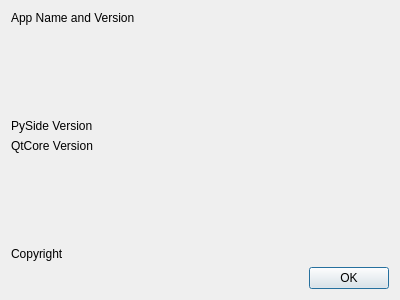
<?xml version="1.0" encoding="UTF-8"?>
<ui version="4.0">
 <class>About</class>
 <widget class="QDialog" name="About">
  <property name="geometry">
   <rect>
    <x>0</x>
    <y>0</y>
    <width>400</width>
    <height>300</height>
   </rect>
  </property>
  <property name="windowTitle">
   <string>Dialog</string>
  </property>
  <layout class="QVBoxLayout" name="verticalLayout_2">
   <item>
    <layout class="QVBoxLayout" name="verticalLayout">
     <item>
      <widget class="QLabel" name="lbl_appname">
       <property name="text">
        <string>App Name and Version</string>
       </property>
      </widget>
     </item>
     <item>
      <spacer name="verticalSpacer">
       <property name="orientation">
        <enum>Qt::Vertical</enum>
       </property>
       <property name="sizeHint" stdset="0">
        <size>
         <width>20</width>
         <height>40</height>
        </size>
       </property>
      </spacer>
     </item>
     <item>
      <widget class="QLabel" name="lbl_pyside_ver">
       <property name="text">
        <string>PySide Version</string>
       </property>
      </widget>
     </item>
     <item>
      <widget class="QLabel" name="lbl_qt_ver">
       <property name="text">
        <string>QtCore Version</string>
       </property>
      </widget>
     </item>
     <item>
      <spacer name="verticalSpacer_2">
       <property name="orientation">
        <enum>Qt::Vertical</enum>
       </property>
       <property name="sizeHint" stdset="0">
        <size>
         <width>20</width>
         <height>40</height>
        </size>
       </property>
      </spacer>
     </item>
     <item>
      <widget class="QLabel" name="lbl_copyright">
       <property name="text">
        <string>Copyright</string>
       </property>
      </widget>
     </item>
    </layout>
   </item>
   <item>
    <widget class="QDialogButtonBox" name="buttonBox">
     <property name="orientation">
      <enum>Qt::Horizontal</enum>
     </property>
     <property name="standardButtons">
      <set>QDialogButtonBox::Ok</set>
     </property>
    </widget>
   </item>
  </layout>
 </widget>
 <resources/>
 <connections>
  <connection>
   <sender>buttonBox</sender>
   <signal>accepted()</signal>
   <receiver>About</receiver>
   <slot>accept()</slot>
   <hints>
    <hint type="sourcelabel">
     <x>248</x>
     <y>254</y>
    </hint>
    <hint type="destinationlabel">
     <x>157</x>
     <y>274</y>
    </hint>
   </hints>
  </connection>
  <connection>
   <sender>buttonBox</sender>
   <signal>rejected()</signal>
   <receiver>About</receiver>
   <slot>reject()</slot>
   <hints>
    <hint type="sourcelabel">
     <x>316</x>
     <y>260</y>
    </hint>
    <hint type="destinationlabel">
     <x>286</x>
     <y>274</y>
    </hint>
   </hints>
  </connection>
 </connections>
</ui>
